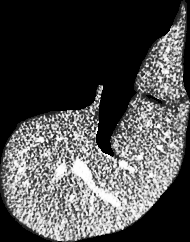
#> input picture data_preparation/blur_sample_img/raw/img0002_108_segmentation_flip_DIY_hist_DIY_hist_crop.png, 190 x 242 px, found by its file name; its folder holds only this picture in this run
$ python blur.py
#> lines starting #> are read from the running program, lines starting #| are printed output that depends on the picture
import cv2
import numpy as np
import os
from scipy.ndimage import gaussian_filter


# methods

# blur
def blur(img_path):
    img = cv2.imread(img_path, cv2.IMREAD_GRAYSCALE)
    kernel = np.ones((15,15),np.float32)/225
    dst = cv2.filter2D(img,-1,kernel)
    return dst

def blur_best(img_path):
    img = cv2.imread(img_path, cv2.IMREAD_GRAYSCALE)
    kernel = np.ones((7,7),np.float32)/25
    dst = cv2.filter2D(img,-1,kernel)
    return dst


# averaging
def average(img_path):
    img = cv2.imread(img_path)
    blur = cv2.blur(img,(5,5))

    return blur

def median(img_path):
    img = cv2.imread(img_path)
    median = cv2.medianBlur(img,3)
    return median

def bilateral(img_path):
    img = cv2.imread(img_path)
    blur = cv2.bilateralFilter(img,31,75,75)
    return blur

def clip(img_path):
    image = cv2.imread(img_path, cv2.IMREAD_GRAYSCALE)
#> image is the input picture: shape (242, 190); min 0, max 254, mean 76.5
    MIN_BOUND = 0
    MAX_BOUND = 150
    image = (image - MIN_BOUND) / (MAX_BOUND - MIN_BOUND)

    # image = (image - MIN_BOUND) / (MAX_BOUND - MIN_BOUND)
    image[image > 1] = 1
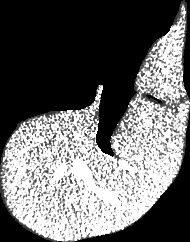
#> image: shape (242, 190) float64; min 0, max 1, mean 0.411
    image[image < 0] = 0
    image = image*0.7
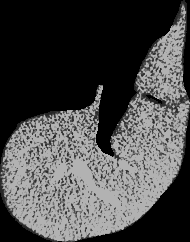
#> image: shape (242, 190) float64; min 0, max 0.7, mean 0.288
    image = (image*255).astype(np.uint8)

    # kernel = np.ones((15,15),np.float32)/225
    # dst = cv2.filter2D(img,-1,kernel)

    # blur = cv2.medianBlur(image,7)
    image = gaussian_filter(image, sigma=2)
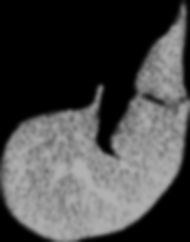
#> image: shape (242, 190); min 0, max 177, mean 72.5
    return image


# method = 'blur'
# method = 'blur'
method = 'gaussian'
# method = 'clip'


root = '/home/zhaoxiang/data_preparation/sample_img/raw'
save_dir = os.path.join('/home/zhaoxiang/data_preparation/sample_img', method)
if not os.path.exists(save_dir):
    os.mkdir(save_dir)


for file in os.listdir(root):
    img_path = os.path.join(root, file)
    save_path = os.path.join(save_dir, file)

    # dst = median(img_path)
    dst = clip(img_path)
    # dst = bilateral(img_path)

    cv2.imwrite(save_path, dst)

$ run again, on data_preparation/blur_sample_img/raw/img0006_91_segmentation_flip_DIY_hist_DIY_hist_crop.png
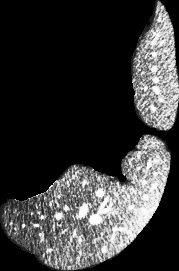
#> input picture data_preparation/blur_sample_img/raw/img0006_91_segmentation_flip_DIY_hist_DIY_hist_crop.png, 179 x 271 px, found by its file name
#> in clip, image is the input picture: shape (271, 179); min 0, max 255, mean 55.4
#> in clip, `image[image > 1] = 1`:
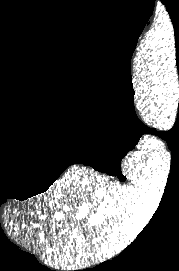
#> image: shape (271, 179) float64; min 0, max 1, mean 0.301
#> in clip, `image = gaussian_filter(image, sigma=2)`:
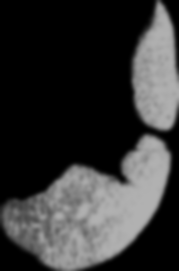
#> image: shape (271, 179); min 0, max 177, mean 53

$ run again, on data_preparation/blur_sample_img/raw/img0007_140_segmentation_flip_DIY_hist_DIY_hist_crop.png
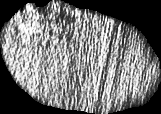
#> input picture data_preparation/blur_sample_img/raw/img0007_140_segmentation_flip_DIY_hist_DIY_hist_crop.png, 161 x 114 px, found by its file name
#> in clip, image is the input picture: shape (114, 161); min 0, max 255, mean 113.6
#> in clip, `image[image > 1] = 1`:
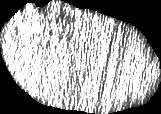
#> image: shape (114, 161) float64; min 0, max 1, mean 0.61
#> in clip, `image = gaussian_filter(image, sigma=2)`:
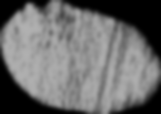
#> image: shape (114, 161); min 0, max 177, mean 107.6

$ run again, on data_preparation/blur_sample_img/raw/liver_10_379_segmentation_DIY_hist_DIY_hist_crop.png
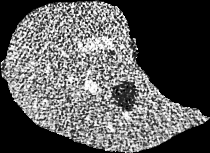
#> input picture data_preparation/blur_sample_img/raw/liver_10_379_segmentation_DIY_hist_DIY_hist_crop.png, 210 x 153 px, found by its file name
#> in clip, image is the input picture: shape (153, 210); min 0, max 254, mean 89.9
#> in clip, `image[image > 1] = 1`:
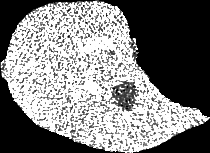
#> image: shape (153, 210) float64; min 0, max 1, mean 0.494
#> in clip, `image = gaussian_filter(image, sigma=2)`:
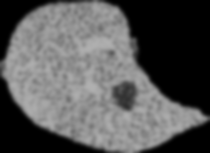
#> image: shape (153, 210); min 0, max 176, mean 87.3

$ run again, on data_preparation/blur_sample_img/raw/img0002_113_segmentation_flip_DIY_hist_DIY_hist_crop.png
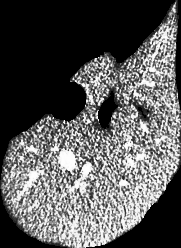
#> input picture data_preparation/blur_sample_img/raw/img0002_113_segmentation_flip_DIY_hist_DIY_hist_crop.png, 181 x 248 px, found by its file name
#> in clip, image is the input picture: shape (248, 181); min 0, max 255, mean 87.8
#> in clip, `image[image > 1] = 1`:
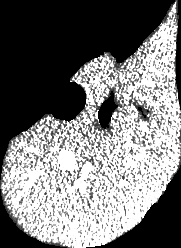
#> image: shape (248, 181) float64; min 0, max 1, mean 0.47
#> in clip, `image = gaussian_filter(image, sigma=2)`:
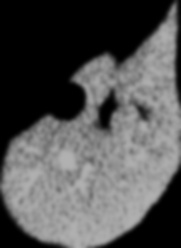
#> image: shape (248, 181); min 0, max 177, mean 83
